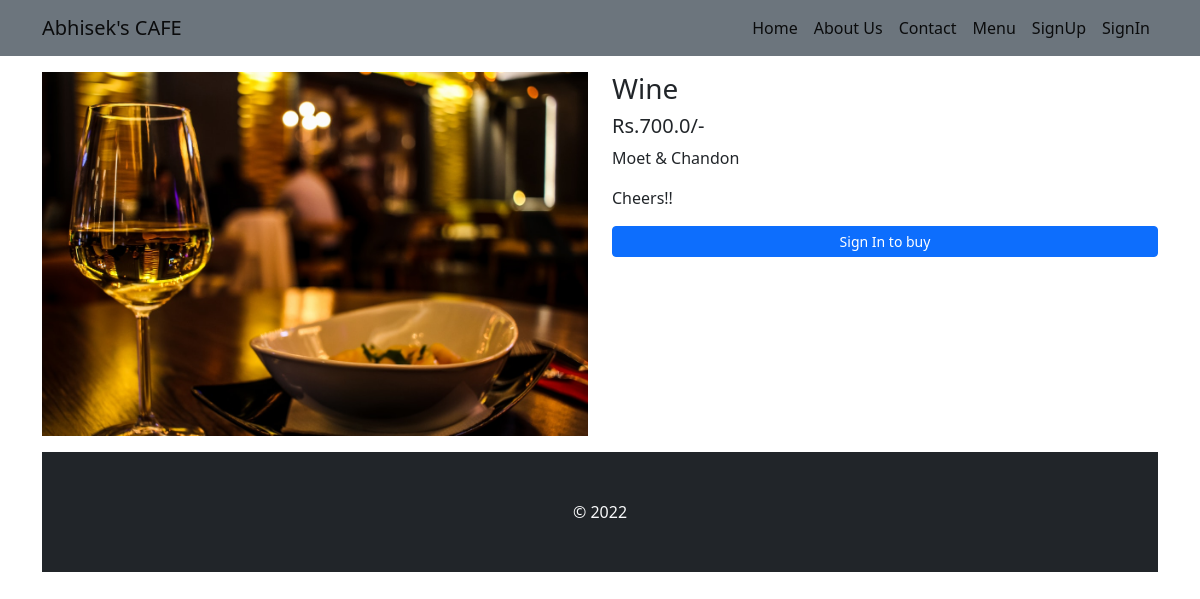
Screenshot of /food/details/5 with the database file from the repository.
### food/models.py (models this page shows, shortened)
class Food (models.Model):
    category = models.ForeignKey(User , on_delete=models.DO_NOTHING)
    name = models.CharField(max_length=100)
    price= models.FloatField()
    description= models.TextField()
    secondary_description = models.TextField()
    is_available = models.BooleanField(default=True)
    photo = models.ImageField(upload_to='food_images/')

### food/views.py (the view)
# urls.py: path('details/<int:id>', views.details , name="details"),
def details(request,id):
    food = Food.objects.get(id=id)
    context = {
        'food' : food
    }
    return render(request, 'food/details.html' ,context)

### templates/food/details.html (shortened to what this page needs)
{% extends 'base.html' %}
{% load static %}
{% block css %}
    <link rel="stylesheet" href="{% static 'css/cart-style.css' %}">
{% endblock css %}
{% block content %}
<div class="container">
    <div class="row my-3">
        <div class="col-md-6">
            <img src="{{food.photo.url}}" alt="{{food.name}}" class="img-fluid" height="150px">
        </div>
        <div class="col-md-6">
            <h3 class="h3">{{food.name}}</h3>
            <h5 class="h5">Rs.{{food.price}}/-</h5>
            <p class="text-lead">{{food.description}}</p>
            <p class="text-lead">{{food.secondary_description}}</p>
            <div class="my-2">
                {% if food.is_available %}
                    {% if user.is_authenticated %}
                    <form action="{% url 'add_to_cart' %}" method="post">
                        {% csrf_token %}
                        <input type="hidden" name="food_id" value="{{food.id}}">
                        <div class="input-group mb-3">
                            <button class="btn btn-outline-secondary" type="button" onclick="decrement()">-</button>
                            <input type="text" class="quantity" id="quantity" name="quantity" value="1" style="width:50px; text-align:center;" readonly>
                            <button class="btn btn-outline-secondary" type="button" onclick="increment()">+</button>
                          </div>
                          <input type="submit" value="Add to cart" class="btn btn-primary w-100">
                    {% else %}
                    <a href="{% url 'signin' %}" class="btn btn-primary btn-sm w-100">Sign In to buy</a>
                    {% endif %}
                {% else %}
                    <p class="text-danger">Currently Unavailable</p>
                {% endif %}
        </div>
    </div>
</div>
{% endblock content %}

### rows the page displays
Food: photo (picture), name "Wine", price "700.0", description "Moet & Chandon", secondary_description "Cheers!!"
